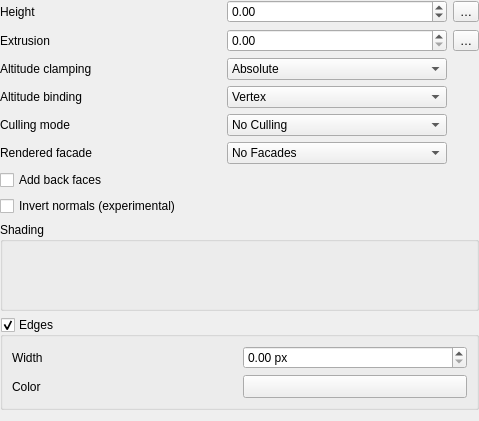
<?xml version="1.0" encoding="UTF-8"?>
<ui version="4.0">
 <class>Polygon3DSymbolWidget</class>
 <widget class="QWidget" name="Polygon3DSymbolWidget">
  <property name="geometry">
   <rect>
    <x>0</x>
    <y>0</y>
    <width>479</width>
    <height>421</height>
   </rect>
  </property>
  <property name="windowTitle">
   <string notr="true">Form</string>
  </property>
  <layout class="QGridLayout" name="gridLayout_2">
   <property name="leftMargin">
    <number>0</number>
   </property>
   <property name="topMargin">
    <number>0</number>
   </property>
   <property name="rightMargin">
    <number>0</number>
   </property>
   <item row="0" column="1">
    <widget class="QgsDoubleSpinBox" name="spinHeight">
     <property name="minimum">
      <double>-99999.000000000000000</double>
     </property>
     <property name="maximum">
      <double>99999.000000000000000</double>
     </property>
    </widget>
   </item>
   <item row="7" column="0" colspan="2">
    <widget class="QCheckBox" name="chkInvertNormals">
     <property name="text">
      <string>Invert normals (experimental)</string>
     </property>
    </widget>
   </item>
   <item row="2" column="1">
    <widget class="QComboBox" name="cboAltClamping">
     <item>
      <property name="text">
       <string>Absolute</string>
      </property>
     </item>
     <item>
      <property name="text">
       <string>Relative</string>
      </property>
     </item>
     <item>
      <property name="text">
       <string>Terrain</string>
      </property>
     </item>
    </widget>
   </item>
   <item row="0" column="2">
    <widget class="QgsPropertyOverrideButton" name="btnHeightDD">
     <property name="text">
      <string>…</string>
     </property>
    </widget>
   </item>
   <item row="1" column="2">
    <widget class="QgsPropertyOverrideButton" name="btnExtrusionDD">
     <property name="text">
      <string>…</string>
     </property>
    </widget>
   </item>
   <item row="1" column="1">
    <widget class="QgsDoubleSpinBox" name="spinExtrusion">
     <property name="maximum">
      <double>99999.000000000000000</double>
     </property>
    </widget>
   </item>
   <item row="1" column="0">
    <widget class="QLabel" name="label_2">
     <property name="text">
      <string>Extrusion</string>
     </property>
    </widget>
   </item>
   <item row="4" column="0">
    <widget class="QLabel" name="label_5">
     <property name="text">
      <string>Culling mode</string>
     </property>
    </widget>
   </item>
   <item row="3" column="0">
    <widget class="QLabel" name="label_4">
     <property name="text">
      <string>Altitude binding</string>
     </property>
    </widget>
   </item>
   <item row="8" column="0" colspan="3">
    <widget class="QgsCollapsibleGroupBox" name="groupShading">
     <property name="title">
      <string>Shading</string>
     </property>
     <layout class="QGridLayout" name="gridLayout_3">
      <property name="leftMargin">
       <number>0</number>
      </property>
      <property name="topMargin">
       <number>0</number>
      </property>
      <property name="rightMargin">
       <number>0</number>
      </property>
      <property name="bottomMargin">
       <number>0</number>
      </property>
      <item row="0" column="0">
       <widget class="QgsPhongMaterialWidget" name="widgetMaterial" native="true"/>
      </item>
     </layout>
    </widget>
   </item>
   <item row="2" column="0">
    <widget class="QLabel" name="label_3">
     <property name="text">
      <string>Altitude clamping</string>
     </property>
    </widget>
   </item>
   <item row="5" column="0">
    <widget class="QLabel" name="label_8">
     <property name="text">
      <string>Rendered facade</string>
     </property>
    </widget>
   </item>
   <item row="5" column="1">
    <widget class="QComboBox" name="cboRenderedFacade">
     <property name="currentIndex">
      <number>0</number>
     </property>
     <item>
      <property name="text">
       <string>No Facades</string>
      </property>
     </item>
     <item>
      <property name="text">
       <string>Walls</string>
      </property>
     </item>
     <item>
      <property name="text">
       <string>Roofs</string>
      </property>
     </item>
     <item>
      <property name="text">
       <string>Walls and Roofs</string>
      </property>
     </item>
    </widget>
   </item>
   <item row="9" column="0" colspan="3">
    <widget class="QgsCollapsibleGroupBox" name="groupEdges">
     <property name="title">
      <string>Edges</string>
     </property>
     <property name="checkable">
      <bool>true</bool>
     </property>
     <layout class="QGridLayout" name="gridLayout">
      <item row="0" column="0">
       <widget class="QLabel" name="label_6">
        <property name="sizePolicy">
         <sizepolicy hsizetype="Preferred" vsizetype="Preferred">
          <horstretch>1</horstretch>
          <verstretch>0</verstretch>
         </sizepolicy>
        </property>
        <property name="text">
         <string>Width</string>
        </property>
       </widget>
      </item>
      <item row="0" column="1">
       <widget class="QDoubleSpinBox" name="spinEdgeWidth">
        <property name="sizePolicy">
         <sizepolicy hsizetype="Minimum" vsizetype="Fixed">
          <horstretch>1</horstretch>
          <verstretch>0</verstretch>
         </sizepolicy>
        </property>
        <property name="suffix">
         <string> px</string>
        </property>
       </widget>
      </item>
      <item row="1" column="0">
       <widget class="QLabel" name="label_7">
        <property name="text">
         <string>Color</string>
        </property>
       </widget>
      </item>
      <item row="1" column="1">
       <widget class="QgsColorButton" name="btnEdgeColor">
        <property name="sizePolicy">
         <sizepolicy hsizetype="Expanding" vsizetype="Fixed">
          <horstretch>0</horstretch>
          <verstretch>0</verstretch>
         </sizepolicy>
        </property>
        <property name="minimumSize">
         <size>
          <width>120</width>
          <height>0</height>
         </size>
        </property>
       </widget>
      </item>
     </layout>
    </widget>
   </item>
   <item row="0" column="0">
    <widget class="QLabel" name="label">
     <property name="text">
      <string>Height</string>
     </property>
    </widget>
   </item>
   <item row="3" column="1">
    <widget class="QComboBox" name="cboAltBinding">
     <item>
      <property name="text">
       <string>Vertex</string>
      </property>
     </item>
     <item>
      <property name="text">
       <string>Centroid</string>
      </property>
     </item>
    </widget>
   </item>
   <item row="4" column="1">
    <widget class="QComboBox" name="cboCullingMode">
     <item>
      <property name="text">
       <string>No Culling</string>
      </property>
     </item>
     <item>
      <property name="text">
       <string>Front</string>
      </property>
     </item>
     <item>
      <property name="text">
       <string>Back</string>
      </property>
     </item>
    </widget>
   </item>
   <item row="6" column="0" colspan="2">
    <widget class="QCheckBox" name="chkAddBackFaces">
     <property name="text">
      <string>Add back faces</string>
     </property>
    </widget>
   </item>
  </layout>
 </widget>
 <customwidgets>
  <customwidget>
   <class>QgsDoubleSpinBox</class>
   <extends>QDoubleSpinBox</extends>
   <header>qgsdoublespinbox.h</header>
  </customwidget>
  <customwidget>
   <class>QgsColorButton</class>
   <extends>QToolButton</extends>
   <header>qgscolorbutton.h</header>
   <container>1</container>
  </customwidget>
  <customwidget>
   <class>QgsPropertyOverrideButton</class>
   <extends>QToolButton</extends>
   <header>qgspropertyoverridebutton.h</header>
  </customwidget>
  <customwidget>
   <class>QgsPhongMaterialWidget</class>
   <extends>QWidget</extends>
   <header>qgsphongmaterialwidget.h</header>
   <container>1</container>
  </customwidget>
  <customwidget>
   <class>QgsCollapsibleGroupBox</class>
   <extends>QGroupBox</extends>
   <header>qgscollapsiblegroupbox.h</header>
   <container>1</container>
  </customwidget>
 </customwidgets>
 <tabstops>
  <tabstop>spinHeight</tabstop>
  <tabstop>btnHeightDD</tabstop>
  <tabstop>spinExtrusion</tabstop>
  <tabstop>btnExtrusionDD</tabstop>
  <tabstop>cboAltClamping</tabstop>
  <tabstop>cboAltBinding</tabstop>
  <tabstop>cboCullingMode</tabstop>
  <tabstop>chkAddBackFaces</tabstop>
  <tabstop>chkInvertNormals</tabstop>
 </tabstops>
 <resources/>
 <connections/>
</ui>
